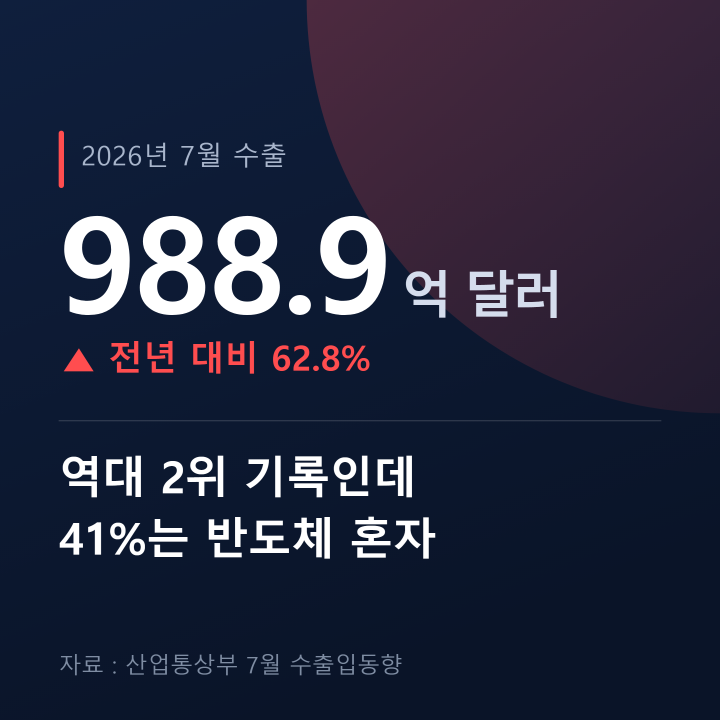
#> input picture sample_card.png, 2160 x 2160 px (shown at 1/3 size)
$ python -i image_sourcing.py   (imports and definitions only)
#> lines starting #> are read from the running program, lines starting #| are printed output that depends on the picture
# -*- coding: utf-8 -*-
"""
save_money_119 카드뉴스 - 향상된 이미지 소싱 헬퍼 (2026-08-01)

기존 onepage_cardnews_template.download_best_image 를 확장한 모듈.
"소재로 인물 특정 -> 여러 매체에서 후보 다수 수집 -> 실제 픽셀 비교로 최고화질 채택 -> 육안 검수"
4단계 파이프라인에서, '후보 수집'과 '채택' 단계를 더 다양하고/고화질/신뢰도 높게 만들어 준다.

핵심 아이디어:
  1) 검색 썸네일이 아니라 '원본'을 받는다  -> naver_thumb_to_original(), article_hero_image()
  2) 라이선스가 깨끗한 고해상 소스를 추가한다 -> wikimedia_portrait_candidates()
  3) 후보를 5~8개로 늘려 실제 픽셀을 비교하고, 출처/해상도/용량을 리포트로 남긴다 -> pick_best_image()

주의:
  - 실존 인물 사진을 AI 업스케일링으로 보정하지 않는다 (이 모듈은 '고르기'만 하고 절대 확대·보정하지 않음).
  - 발행 전 반드시 육안 매칭 검수 게이트(Read로 이미지 직접 확인)를 통과시킨다. 이 모듈은 그 게이트를 대체하지 않는다.
  - urllib 직접 다운로드는 기존 download_best_image 와 동일한 방식(프로젝트에서 이미 검증된 경로)이다.
"""
import io
import json
import os
import re
import urllib.parse
import urllib.request

UA = {"User-Agent": "Mozilla/5.0 (compatible; savemoney119-cardnews/1.0)"}

# 후보를 모을 때의 '출처 우선순위' (숫자가 작을수록 신뢰/화질 우선). 리포트 정렬·가점에 사용.
SOURCE_TIERS = [
    # tier 1: 공식 1차 출처 (정부/기업 뉴스룸, 퍼블릭도메인 정부 사이트) - 원본 고해상, 워터마크 없음, 라이선스 안전
    (1, ["korea.kr", "president.go.kr", "moef.go.kr", "molit.go.kr", "krx.co.kr",
         "news.samsung.com", "samsung.com", "skhynix.com", "hyundai.com", "lge.co.kr",
         "nvidia.com", "tesla.com", "whitehouse.gov", "go.kr"]),
    # tier 2: 통신사 원본 (신뢰도 최상위, 원본 해상도 확보 가능)
    (2, ["yna.co.kr", "yonhapnews", "news1.kr", "newsis.com", "imgnews.naver.net"]),
    # tier 3: 라이선스가 명확한 아카이브 (CC/PD, 고해상)
    (3, ["upload.wikimedia.org", "commons.wikimedia.org", "kogl.or.kr", "gongu.copyright.or.kr"]),
    # tier 4: 종합 일간지/기타 매체 (그 외 전부)
]


# [6 lines left out: function source_tier, not called in this run]


def _get(url, timeout=20):
    req = urllib.request.Request(url, headers=UA)
    return urllib.request.urlopen(req, timeout=timeout).read()


# [218 lines left out: functions fetch_image, naver_thumb_to_original, article_hero_image, wikimedia_portrait_candidates, pick_best_image, commons_file_candidates and 1 more, not called in this run]


# ---------- 6) 실사 사진 소싱 (재게시 가능한 라이선스만) ----------

# 상업적 재게시가 허용되는 라이선스만 통과시킨다.
# 뉴스 보도사진(연합/뉴시스 등)은 여기 없다 — 블로그 재게시 시 저작권 문제가 되므로
# 이 파이프라인에서는 아예 후보로 올리지 않는다.
COMMERCIAL_OK = {"cc0", "pdm", "by", "by-sa"}
ATTRIB_REQUIRED = {"by", "by-sa"}   # 저작자·라이선스 표기 의무가 있는 것


# [184 lines left out: functions openverse_photo_candidates, short_credit, wikimedia_photo_candidates, wikimedia_thumb_url, _real_size, photo_candidates, not called in this run]


# ---------- 7) 인물 사진 소싱 (공인의 공적 활동, 라이선스 열린 소스만) ----------

# 재게시 가능한 라이선스 패턴. 언론사 보도사진은 여기 없다.
#   KOGL 제1유형 = 공공누리 1유형: 출처표시 조건, 상업적 이용·변형 허용
PORTRAIT_OK_PATTERNS = [
    "public domain", "pdm", "cc0",
    "cc by", "cc by-sa", "kogl", "공공누리",
]


# [66 lines left out: functions _portrait_license_ok, portrait_credit, portrait_candidates, not called in this run]


# ---------- 8) 후처리: 매일 다른 사진이 와도 같은 톤으로 보이게 ----------

def prepare_photo(src_path, dst_path, size=1080, focus="center",
                  grade=True, vignette=True):
    """사진을 카드 규격에 맞게 정사각으로 자르고, 시리즈 톤으로 보정한다.

    스톡 사진을 그대로 쓰면 매일 색감이 제각각이라 블로그가 '긁어온 티'가 난다.
    아래 3가지를 걸면 어떤 사진이 와도 같은 매체가 만든 것처럼 보인다:
      1) 정사각 크롭 (비율 왜곡 없이 꽉 채움)
      2) 컬러 그레이딩 — 채도를 살짝 낮추고 그림자에 청색을 더해 카드 남색과 붙인다
      3) 비네트 — 가장자리를 눌러 가운데 피사체로 시선을 모으고 카피 가독성을 높인다

    focus: 'center' | 'top' | 'bottom'  (인물은 대개 'top'이 얼굴을 살린다)
    """
#> called with src_path = 'sample_card.png', dst_path = 'out.png', size = 1080, focus = 'center', grade = True, vignette = True
    if Image is None:
        raise RuntimeError("Pillow가 필요합니다")
    from PIL import ImageEnhance, ImageDraw, ImageFilter

    im = Image.open(src_path).convert("RGB")
#> im is the input picture: PIL image 2160x2160 RGB; mean R, G, B 37.8, 39.8, 61.4
    w, h = im.size
#> w = 2160; h = 2160

    # 1) 정사각 크롭
    side = min(w, h)
#> side = 2160
    if w >= h:
        left = (w - side) // 2
#> left = 0
        top = 0
    else:
        left = 0
        if focus == "top":
            top = 0
        elif focus == "bottom":
            top = h - side
        else:
            top = (h - side) // 2
    im = im.crop((left, top, left + side, top + side))
    im = im.resize((size, size), Image.LANCZOS)
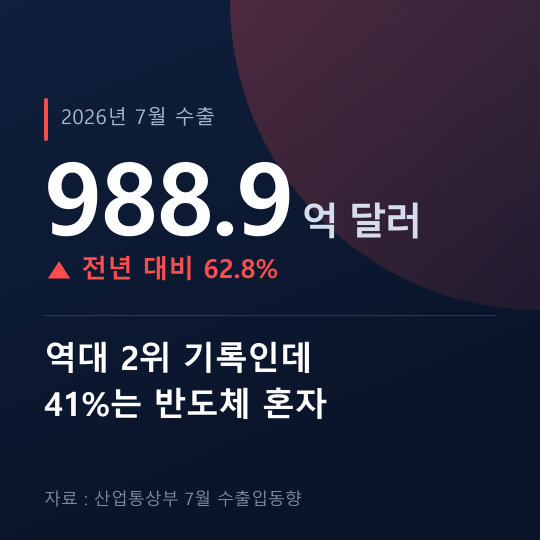
#> im: PIL image 1080x1080 RGB (shown at 1/2 size); mean R, G, B 37.5, 39.6, 61.2

    if grade:
        # 채도 -12%, 대비 +8% : 과하지 않게. 사진을 '망치지 않는' 선이 중요하다
        im = ImageEnhance.Color(im).enhance(0.88)
        im = ImageEnhance.Contrast(im).enhance(1.08)
        # 그림자에만 청색을 살짝 — 카드 배경(남색)과 자연스럽게 이어진다
        tint = Image.new("RGB", im.size, (14, 30, 58))
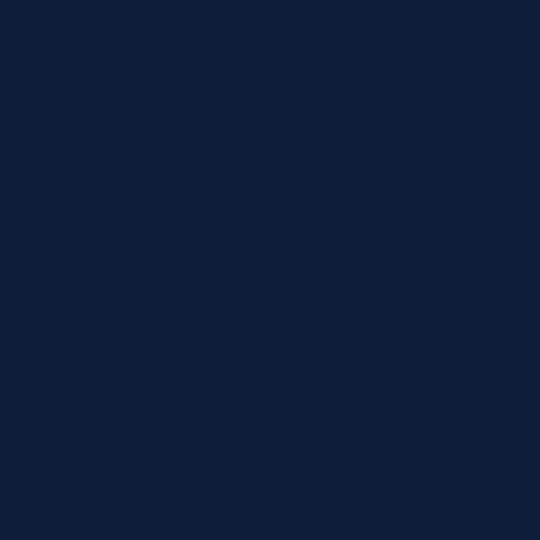
#> tint: PIL image 1080x1080 RGB (shown at 1/2 size); mean R, G, B 14, 30, 58
        im = Image.blend(im, tint, 0.10)
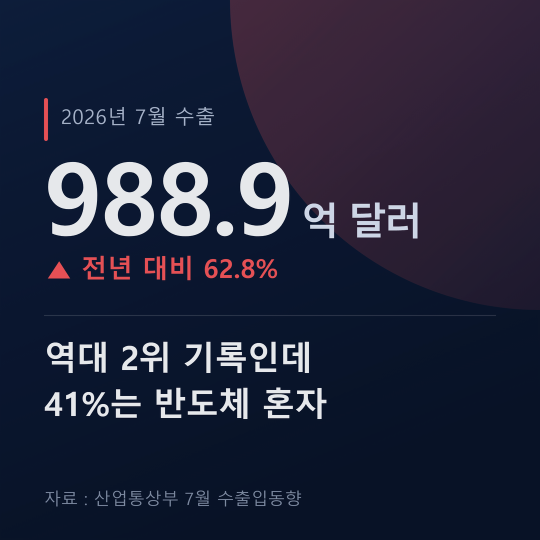
#> im: PIL image 1080x1080 RGB (shown at 1/2 size); mean R, G, B 33.3, 36.5, 58.1

    if vignette:
        # 가장자리를 어둡게 (원형 마스크를 블러해서 자연스럽게)
        mask = Image.new("L", (size, size), 0)
#> mask: PIL image 1080x1080 L; every value is 0
        d = ImageDraw.Draw(mask)
        pad = int(size * 0.06)
        d.ellipse([-pad, -pad, size + pad, size + pad], fill=255)
        mask = mask.filter(ImageFilter.GaussianBlur(size * 0.18))
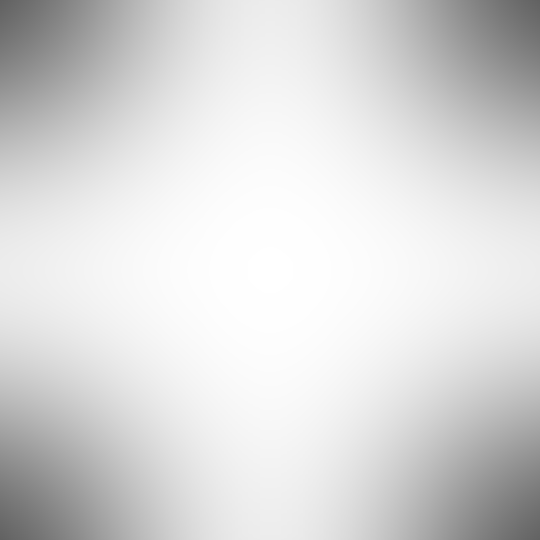
#> mask: PIL image 1080x1080 L (shown at 1/2 size); min 97, max 255, mean 217.3
        dark = Image.new("RGB", im.size, (6, 12, 24))
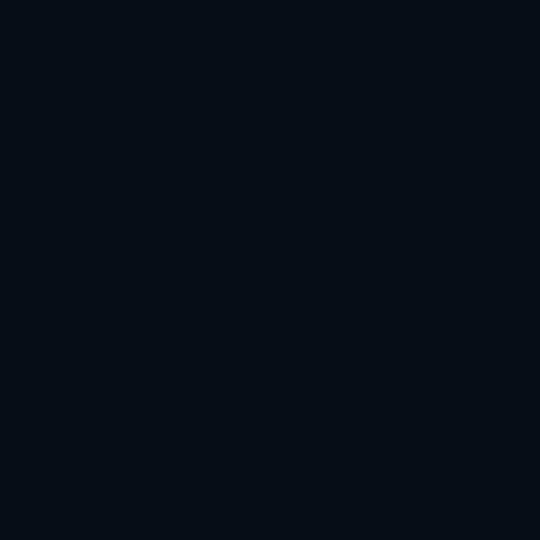
#> dark: PIL image 1080x1080 RGB (shown at 1/2 size); mean R, G, B 6, 12, 24
        im = Image.composite(im, dark, mask)
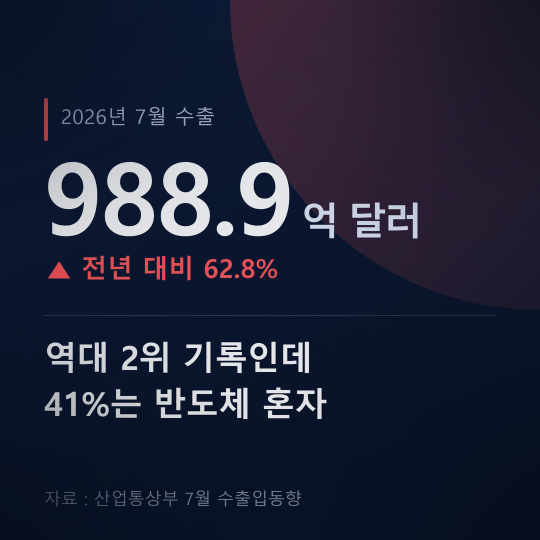
#> im: PIL image 1080x1080 RGB (shown at 1/2 size); mean R, G, B 30.5, 34, 54

    im.save(dst_path, quality=92, subsampling=1)
    return dst_path


# 후보를 못 찾을 때의 최후 폴백 URL 빌더 (참고용 — 화질/색상 한계 있음)
# [10 lines left out: function logo_fallback_urls, not called in this run]


try:
    from PIL import Image  # noqa: E402  (하단 import: 픽셀 비교에만 필요)
except Exception:  # pragma: no cover
    Image = None


# [8 lines not run here, left out]

>>> result = prepare_photo('sample_card.png', 'out.png')
